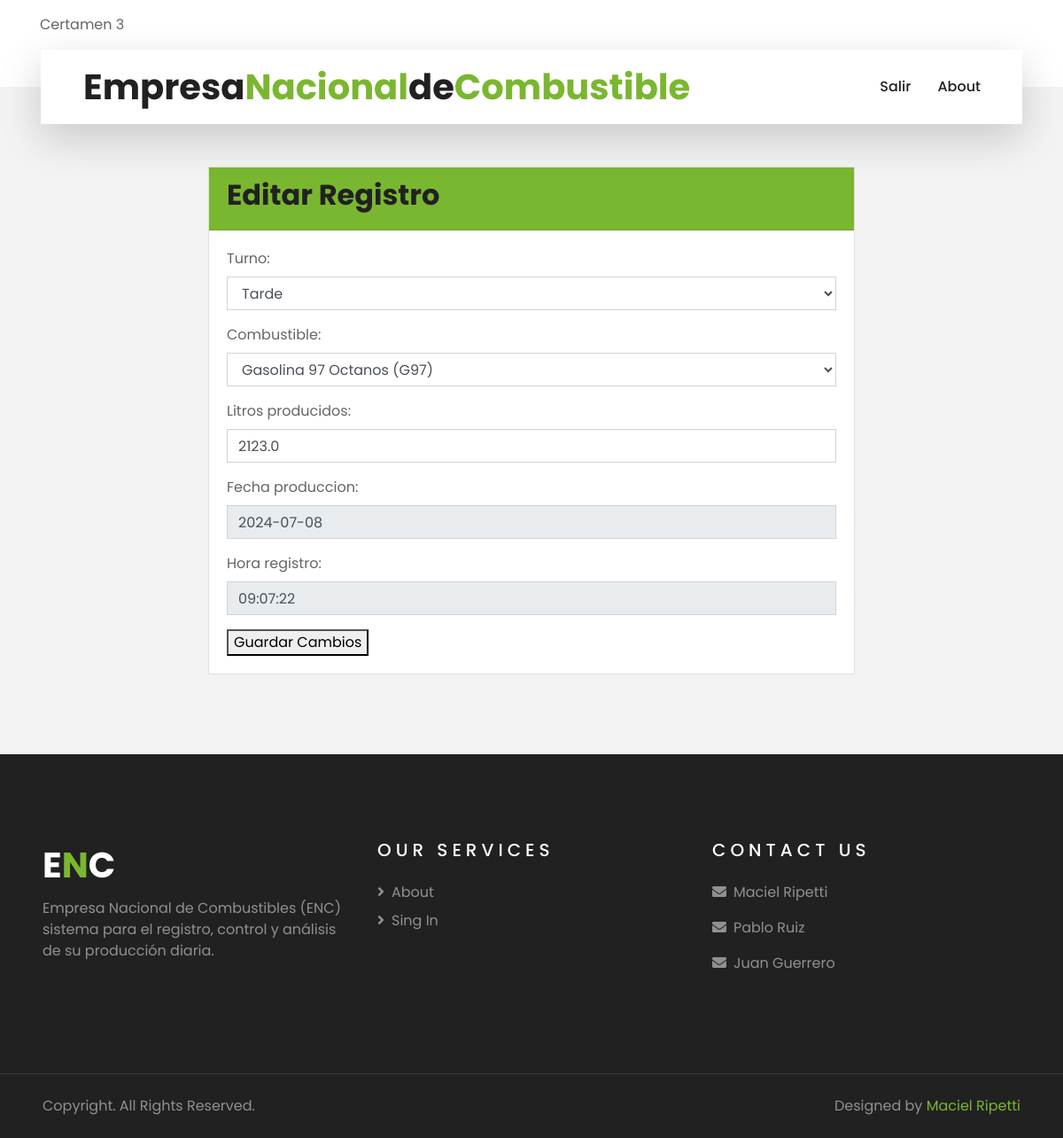
Before: /editar/4/ (signed in) with the older database file.
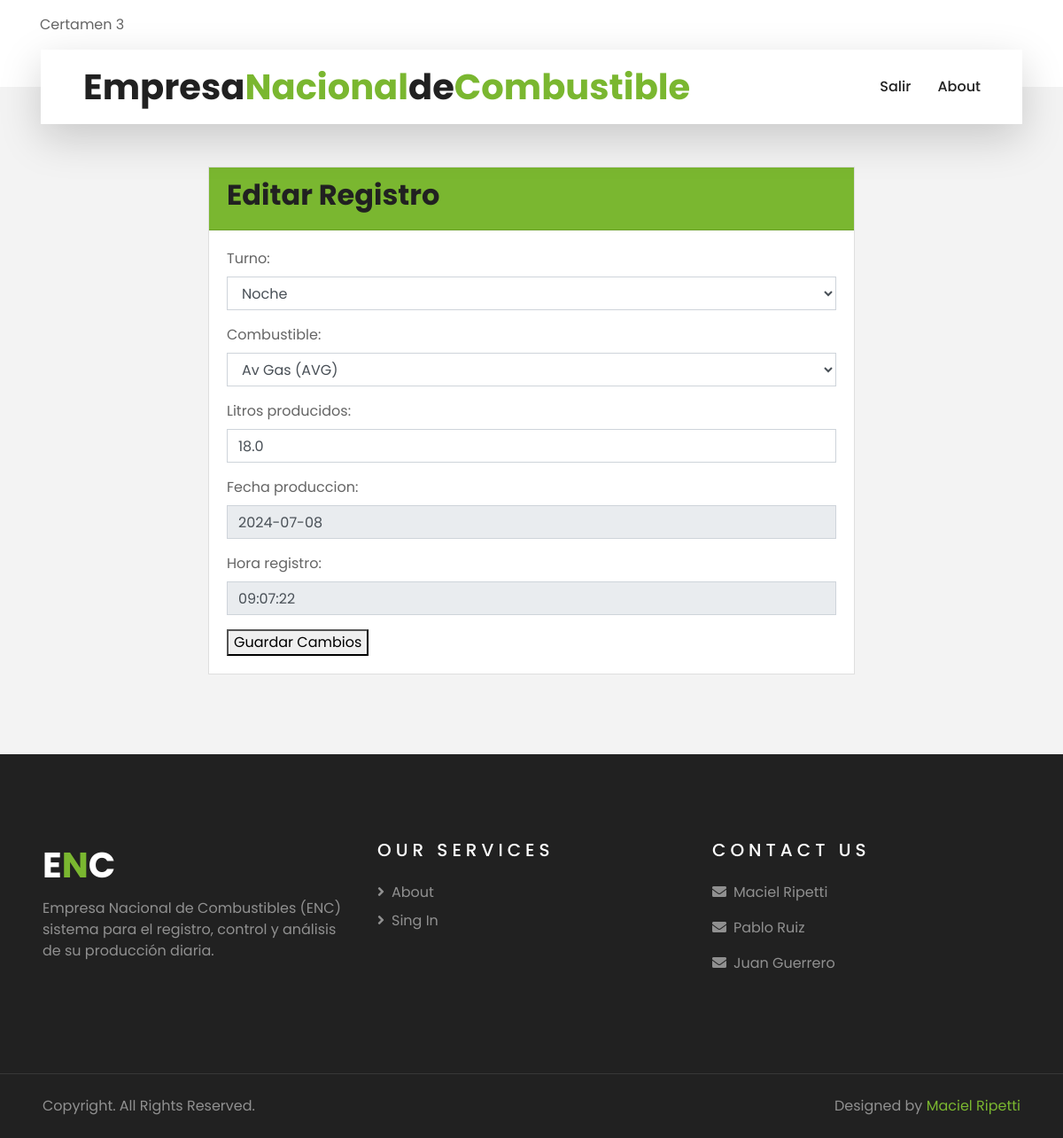
After: the same page with the newer database file.
### core/models.py (models this page shows, shortened)
class RegistroProduccion(models.Model):
    TURNO_CHOICES = [
        ('AM', 'Mañana'),
        ('PM', 'Tarde'),
        ('MM', 'Noche'),
    ]
    combustible = models.ForeignKey(Combustible, on_delete=models.CASCADE)
    litros_producidos = models.FloatField()
    fecha_produccion = models.DateField(default=timezone.now, editable=False)
    turno = models.CharField(max_length=2, choices=TURNO_CHOICES)
    hora_registro = models.TimeField(auto_now_add=True, editable=False)
    operador = models.ForeignKey(User, on_delete=models.CASCADE)

### core/views.py (the view)
# urls.py: path('editar/<int:registro_id>/', registro_views.editar_registro, name='editar_registro'),
@login_required
@group_required('Operador')
def editar_registro(request, registro_id):
    registro = get_object_or_404(RegistroProduccion, id=registro_id)
    if request.method == 'POST':
        form = RegistroProduccionForm(request.POST, instance=registro)
        if form.is_valid():
            form.save()
            return redirect('registros_usuario')
    else:
        form = RegistroProduccionForm(instance=registro)
    es_operador = request.user.groups.filter(name='Operador').exists()
    return render(request, 'core/editar_produccion.html', {'form': form, 'registro': registro, 'es_operador':es_operador})

### core/forms.py
class RegistroProduccionForm(forms.ModelForm):
    class Meta:
        model = RegistroProduccion
        fields = [ 'turno', 'combustible', 'litros_producidos']
    fecha_produccion = forms.DateField(
        initial=timezone.now().date(),
        widget=forms.TextInput(attrs={'readonly': 'readonly', 'class': 'form-control'})
    )
    hora_registro = forms.TimeField(
        initial=timezone.now().time(),
        widget=forms.TextInput(attrs={'readonly': 'readonly', 'class': 'form-control'})
    )
    def __init__(self, *args, **kwargs):
        super().__init__(*args, **kwargs)
        for field_name, field in self.fields.items():
            field.widget.attrs['class'] = 'form-control'
        self.fields['fecha_produccion'].widget.attrs['readonly'] = True
        self.fields['hora_registro'].widget.attrs['readonly'] = True

### core/models.py (called while the page is built)
    def __str__(self):
        return f"{self.nombre} ({self.codigo})"

### core/views.py (called while the page is built)
def group_required(*group_names):
    def check(user):
        if user.groups.filter(name__in=group_names).exists()    | user.is_superuser:
            return True
        else:
            return False
    return user_passes_test(check, login_url='core/index.html')

### core/templates/core/editar_produccion.html (shortened to what this page needs)
{% extends 'core/base.html' %}
{% load static %}
{% block content %}
<body>
    <div class="container mt-5">
        <div class="row justify-content-center">
            <div class="col-md-8">
                <div class="card">
                    <div class="card-header bg-primary text-white">
                        <h2>Editar Registro</h2>
                    </div>
                    <div class="card-body">
                        <form method="POST">
                            {{ form.as_p }}
                            <button type="submit">Guardar Cambios</button>
                        </form>
                    </div>
                </div>
            </div>
        </div>
    </div>
</body>
{% endblock content %}

Changed rows visible on the page:
changed RegistroProduccion: turno "Tarde" → "Noche"; combustible "Gasolina 97 Octanos (G97)" → "Av Gas (AVG)"; litros_producidos "2123.0" → "18.0"
